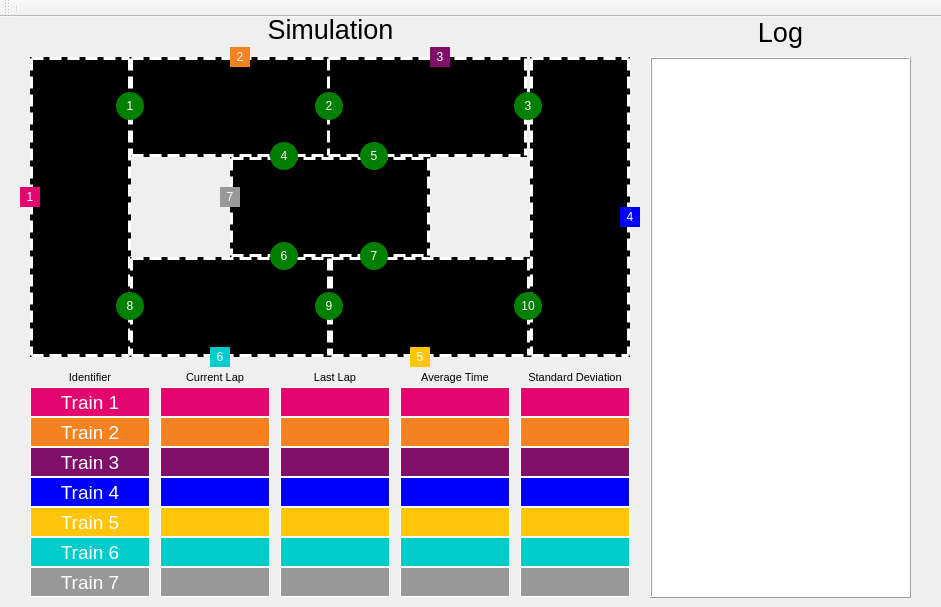
<?xml version="1.0" encoding="UTF-8"?>
<ui version="4.0">
 <class>MainWindow</class>
 <widget class="QMainWindow" name="MainWindow">
  <property name="geometry">
   <rect>
    <x>0</x>
    <y>0</y>
    <width>941</width>
    <height>607</height>
   </rect>
  </property>
  <property name="windowTitle">
   <string>Train Simulator</string>
  </property>
  <widget class="QWidget" name="centralWidget">
   <widget class="QLabel" name="labelTrack2">
    <property name="geometry">
     <rect>
      <x>130</x>
      <y>40</y>
      <width>200</width>
      <height>100</height>
     </rect>
    </property>
    <property name="styleSheet">
     <string notr="true">background-color: black;
border: 3px dashed white;</string>
    </property>
    <property name="frameShape">
     <enum>QFrame::NoFrame</enum>
    </property>
    <property name="frameShadow">
     <enum>QFrame::Plain</enum>
    </property>
    <property name="lineWidth">
     <number>1</number>
    </property>
    <property name="text">
     <string/>
    </property>
    <property name="alignment">
     <set>Qt::AlignCenter</set>
    </property>
   </widget>
   <widget class="QLabel" name="labelTrack3">
    <property name="geometry">
     <rect>
      <x>327</x>
      <y>40</y>
      <width>200</width>
      <height>100</height>
     </rect>
    </property>
    <property name="styleSheet">
     <string notr="true">background-color: black;
border: 3px dashed white;</string>
    </property>
    <property name="frameShape">
     <enum>QFrame::NoFrame</enum>
    </property>
    <property name="frameShadow">
     <enum>QFrame::Plain</enum>
    </property>
    <property name="lineWidth">
     <number>1</number>
    </property>
    <property name="text">
     <string/>
    </property>
    <property name="alignment">
     <set>Qt::AlignCenter</set>
    </property>
   </widget>
   <widget class="QLabel" name="labelTrack1">
    <property name="geometry">
     <rect>
      <x>30</x>
      <y>40</y>
      <width>101</width>
      <height>300</height>
     </rect>
    </property>
    <property name="styleSheet">
     <string notr="true">background-color: black;
border: 3px dashed white;</string>
    </property>
    <property name="frameShape">
     <enum>QFrame::NoFrame</enum>
    </property>
    <property name="frameShadow">
     <enum>QFrame::Plain</enum>
    </property>
    <property name="lineWidth">
     <number>1</number>
    </property>
    <property name="text">
     <string/>
    </property>
    <property name="alignment">
     <set>Qt::AlignCenter</set>
    </property>
   </widget>
   <widget class="QLabel" name="labelTrack7">
    <property name="geometry">
     <rect>
      <x>230</x>
      <y>140</y>
      <width>200</width>
      <height>100</height>
     </rect>
    </property>
    <property name="styleSheet">
     <string notr="true">background-color: black;
border: 3px dashed white;</string>
    </property>
    <property name="frameShape">
     <enum>QFrame::NoFrame</enum>
    </property>
    <property name="frameShadow">
     <enum>QFrame::Plain</enum>
    </property>
    <property name="lineWidth">
     <number>1</number>
    </property>
    <property name="text">
     <string/>
    </property>
    <property name="alignment">
     <set>Qt::AlignCenter</set>
    </property>
   </widget>
   <widget class="QLabel" name="labelTrack5">
    <property name="geometry">
     <rect>
      <x>330</x>
      <y>240</y>
      <width>200</width>
      <height>100</height>
     </rect>
    </property>
    <property name="styleSheet">
     <string notr="true">background-color: black;
border: 3px dashed white;</string>
    </property>
    <property name="frameShape">
     <enum>QFrame::NoFrame</enum>
    </property>
    <property name="frameShadow">
     <enum>QFrame::Plain</enum>
    </property>
    <property name="lineWidth">
     <number>1</number>
    </property>
    <property name="text">
     <string/>
    </property>
    <property name="alignment">
     <set>Qt::AlignCenter</set>
    </property>
   </widget>
   <widget class="QLabel" name="labelTrack6">
    <property name="geometry">
     <rect>
      <x>130</x>
      <y>240</y>
      <width>200</width>
      <height>100</height>
     </rect>
    </property>
    <property name="styleSheet">
     <string notr="true">background-color: black;
border: 3px dashed white;</string>
    </property>
    <property name="frameShape">
     <enum>QFrame::NoFrame</enum>
    </property>
    <property name="frameShadow">
     <enum>QFrame::Plain</enum>
    </property>
    <property name="lineWidth">
     <number>1</number>
    </property>
    <property name="text">
     <string/>
    </property>
    <property name="alignment">
     <set>Qt::AlignCenter</set>
    </property>
   </widget>
   <widget class="QLabel" name="labelTrack4">
    <property name="geometry">
     <rect>
      <x>530</x>
      <y>40</y>
      <width>100</width>
      <height>300</height>
     </rect>
    </property>
    <property name="styleSheet">
     <string notr="true">background-color: black;
border: 3px dashed white;</string>
    </property>
    <property name="frameShape">
     <enum>QFrame::NoFrame</enum>
    </property>
    <property name="frameShadow">
     <enum>QFrame::Plain</enum>
    </property>
    <property name="lineWidth">
     <number>5</number>
    </property>
    <property name="text">
     <string/>
    </property>
    <property name="alignment">
     <set>Qt::AlignCenter</set>
    </property>
   </widget>
   <widget class="QLabel" name="labelTrain3">
    <property name="geometry">
     <rect>
      <x>430</x>
      <y>30</y>
      <width>20</width>
      <height>20</height>
     </rect>
    </property>
    <property name="cursor">
     <cursorShape>PointingHandCursor</cursorShape>
    </property>
    <property name="styleSheet">
     <string notr="true">background-color: #800F69;
color: white;</string>
    </property>
    <property name="frameShape">
     <enum>QFrame::NoFrame</enum>
    </property>
    <property name="text">
     <string>3</string>
    </property>
    <property name="textFormat">
     <enum>Qt::AutoText</enum>
    </property>
    <property name="alignment">
     <set>Qt::AlignCenter</set>
    </property>
   </widget>
   <widget class="QLabel" name="labelTrain5">
    <property name="geometry">
     <rect>
      <x>410</x>
      <y>330</y>
      <width>20</width>
      <height>20</height>
     </rect>
    </property>
    <property name="cursor">
     <cursorShape>PointingHandCursor</cursorShape>
    </property>
    <property name="styleSheet">
     <string notr="true">background-color: #FFC50B;
color: white;</string>
    </property>
    <property name="frameShape">
     <enum>QFrame::NoFrame</enum>
    </property>
    <property name="text">
     <string>5</string>
    </property>
    <property name="textFormat">
     <enum>Qt::AutoText</enum>
    </property>
    <property name="alignment">
     <set>Qt::AlignCenter</set>
    </property>
   </widget>
   <widget class="QLabel" name="labelTrain6">
    <property name="geometry">
     <rect>
      <x>210</x>
      <y>330</y>
      <width>20</width>
      <height>20</height>
     </rect>
    </property>
    <property name="cursor">
     <cursorShape>PointingHandCursor</cursorShape>
    </property>
    <property name="styleSheet">
     <string notr="true">background-color: #00CCCC;
color: white;</string>
    </property>
    <property name="frameShape">
     <enum>QFrame::NoFrame</enum>
    </property>
    <property name="text">
     <string>6</string>
    </property>
    <property name="textFormat">
     <enum>Qt::AutoText</enum>
    </property>
    <property name="alignment">
     <set>Qt::AlignCenter</set>
    </property>
   </widget>
   <widget class="QLabel" name="labelTrain1">
    <property name="geometry">
     <rect>
      <x>20</x>
      <y>170</y>
      <width>20</width>
      <height>20</height>
     </rect>
    </property>
    <property name="cursor">
     <cursorShape>PointingHandCursor</cursorShape>
    </property>
    <property name="styleSheet">
     <string notr="true">background-color: #E3066F;
color: white;</string>
    </property>
    <property name="frameShape">
     <enum>QFrame::NoFrame</enum>
    </property>
    <property name="text">
     <string>1</string>
    </property>
    <property name="textFormat">
     <enum>Qt::AutoText</enum>
    </property>
    <property name="alignment">
     <set>Qt::AlignCenter</set>
    </property>
   </widget>
   <widget class="QLabel" name="labelTrain4">
    <property name="geometry">
     <rect>
      <x>620</x>
      <y>190</y>
      <width>20</width>
      <height>20</height>
     </rect>
    </property>
    <property name="cursor">
     <cursorShape>PointingHandCursor</cursorShape>
    </property>
    <property name="styleSheet">
     <string notr="true">background-color: blue;
color: white;</string>
    </property>
    <property name="frameShape">
     <enum>QFrame::NoFrame</enum>
    </property>
    <property name="text">
     <string>4</string>
    </property>
    <property name="textFormat">
     <enum>Qt::AutoText</enum>
    </property>
    <property name="alignment">
     <set>Qt::AlignCenter</set>
    </property>
   </widget>
   <widget class="QLabel" name="labelTrain7">
    <property name="geometry">
     <rect>
      <x>220</x>
      <y>170</y>
      <width>20</width>
      <height>20</height>
     </rect>
    </property>
    <property name="cursor">
     <cursorShape>PointingHandCursor</cursorShape>
    </property>
    <property name="styleSheet">
     <string notr="true">background-color: #999;
color: white;</string>
    </property>
    <property name="frameShape">
     <enum>QFrame::NoFrame</enum>
    </property>
    <property name="text">
     <string>7</string>
    </property>
    <property name="textFormat">
     <enum>Qt::AutoText</enum>
    </property>
    <property name="alignment">
     <set>Qt::AlignCenter</set>
    </property>
   </widget>
   <widget class="QLabel" name="labelTrain2">
    <property name="geometry">
     <rect>
      <x>230</x>
      <y>30</y>
      <width>20</width>
      <height>20</height>
     </rect>
    </property>
    <property name="cursor">
     <cursorShape>PointingHandCursor</cursorShape>
    </property>
    <property name="styleSheet">
     <string notr="true">background-color: #F58220;
color: white;</string>
    </property>
    <property name="frameShape">
     <enum>QFrame::NoFrame</enum>
    </property>
    <property name="text">
     <string>2</string>
    </property>
    <property name="textFormat">
     <enum>Qt::AutoText</enum>
    </property>
    <property name="alignment">
     <set>Qt::AlignCenter</set>
    </property>
   </widget>
   <widget class="QLabel" name="labelSemaphore1">
    <property name="geometry">
     <rect>
      <x>116</x>
      <y>75</y>
      <width>28</width>
      <height>28</height>
     </rect>
    </property>
    <property name="styleSheet">
     <string notr="true">background-color: green;
border-radius: 14px;
color:white;</string>
    </property>
    <property name="text">
     <string>1</string>
    </property>
    <property name="alignment">
     <set>Qt::AlignCenter</set>
    </property>
   </widget>
   <widget class="QLabel" name="labelSemaphore2">
    <property name="geometry">
     <rect>
      <x>315</x>
      <y>75</y>
      <width>28</width>
      <height>28</height>
     </rect>
    </property>
    <property name="styleSheet">
     <string notr="true">background-color: green;
border-radius: 14px;
color:white;</string>
    </property>
    <property name="text">
     <string>2</string>
    </property>
    <property name="alignment">
     <set>Qt::AlignCenter</set>
    </property>
   </widget>
   <widget class="QLabel" name="labelSemaphore3">
    <property name="geometry">
     <rect>
      <x>514</x>
      <y>75</y>
      <width>28</width>
      <height>28</height>
     </rect>
    </property>
    <property name="styleSheet">
     <string notr="true">background-color: green;
border-radius: 14px;
color:white;</string>
    </property>
    <property name="text">
     <string>3</string>
    </property>
    <property name="alignment">
     <set>Qt::AlignCenter</set>
    </property>
   </widget>
   <widget class="QLabel" name="labelSemaphore4">
    <property name="geometry">
     <rect>
      <x>270</x>
      <y>125</y>
      <width>28</width>
      <height>28</height>
     </rect>
    </property>
    <property name="styleSheet">
     <string notr="true">background-color: green;
border-radius: 14px;
color:white;</string>
    </property>
    <property name="text">
     <string>4</string>
    </property>
    <property name="alignment">
     <set>Qt::AlignCenter</set>
    </property>
   </widget>
   <widget class="QLabel" name="labelSemaphore5">
    <property name="geometry">
     <rect>
      <x>360</x>
      <y>125</y>
      <width>28</width>
      <height>28</height>
     </rect>
    </property>
    <property name="styleSheet">
     <string notr="true">background-color: green;
border-radius: 14px;
color:white;</string>
    </property>
    <property name="text">
     <string>5</string>
    </property>
    <property name="alignment">
     <set>Qt::AlignCenter</set>
    </property>
   </widget>
   <widget class="QLabel" name="labelSemaphore6">
    <property name="geometry">
     <rect>
      <x>270</x>
      <y>225</y>
      <width>28</width>
      <height>28</height>
     </rect>
    </property>
    <property name="styleSheet">
     <string notr="true">background-color: green;
border-radius: 14px;
color:white;</string>
    </property>
    <property name="text">
     <string>6</string>
    </property>
    <property name="alignment">
     <set>Qt::AlignCenter</set>
    </property>
   </widget>
   <widget class="QLabel" name="labelSemaphore7">
    <property name="geometry">
     <rect>
      <x>360</x>
      <y>225</y>
      <width>28</width>
      <height>28</height>
     </rect>
    </property>
    <property name="styleSheet">
     <string notr="true">background-color: green;
border-radius: 14px;
color:white;</string>
    </property>
    <property name="text">
     <string>7</string>
    </property>
    <property name="alignment">
     <set>Qt::AlignCenter</set>
    </property>
   </widget>
   <widget class="QLabel" name="labelSemaphore8">
    <property name="geometry">
     <rect>
      <x>116</x>
      <y>275</y>
      <width>28</width>
      <height>28</height>
     </rect>
    </property>
    <property name="styleSheet">
     <string notr="true">background-color: green;
border-radius: 14px;
color:white;</string>
    </property>
    <property name="text">
     <string>8</string>
    </property>
    <property name="alignment">
     <set>Qt::AlignCenter</set>
    </property>
   </widget>
   <widget class="QLabel" name="labelSemaphore9">
    <property name="geometry">
     <rect>
      <x>315</x>
      <y>275</y>
      <width>28</width>
      <height>28</height>
     </rect>
    </property>
    <property name="styleSheet">
     <string notr="true">background-color: green;
border-radius: 14px;
color:white;</string>
    </property>
    <property name="text">
     <string>9</string>
    </property>
    <property name="alignment">
     <set>Qt::AlignCenter</set>
    </property>
   </widget>
   <widget class="QLabel" name="labelSemaphore10">
    <property name="geometry">
     <rect>
      <x>514</x>
      <y>275</y>
      <width>28</width>
      <height>28</height>
     </rect>
    </property>
    <property name="styleSheet">
     <string notr="true">background-color: green;
border-radius: 14px;
color:white;</string>
    </property>
    <property name="text">
     <string>10</string>
    </property>
    <property name="alignment">
     <set>Qt::AlignCenter</set>
    </property>
   </widget>
   <widget class="QLabel" name="labelTitle">
    <property name="geometry">
     <rect>
      <x>35</x>
      <y>2</y>
      <width>591</width>
      <height>20</height>
     </rect>
    </property>
    <property name="font">
     <font>
      <family>Ubuntu</family>
      <pointsize>20</pointsize>
     </font>
    </property>
    <property name="text">
     <string>Simulation</string>
    </property>
    <property name="alignment">
     <set>Qt::AlignCenter</set>
    </property>
   </widget>
   <widget class="QLabel" name="labelLapTrain1">
    <property name="geometry">
     <rect>
      <x>30</x>
      <y>370</y>
      <width>120</width>
      <height>30</height>
     </rect>
    </property>
    <property name="font">
     <font>
      <family>Ubuntu</family>
      <pointsize>14</pointsize>
     </font>
    </property>
    <property name="styleSheet">
     <string notr="true">background-color:#E3066F;
color: #FFF;</string>
    </property>
    <property name="frameShape">
     <enum>QFrame::Box</enum>
    </property>
    <property name="text">
     <string>Train 1</string>
    </property>
    <property name="alignment">
     <set>Qt::AlignCenter</set>
    </property>
   </widget>
   <widget class="QLabel" name="labelLapTrain2">
    <property name="geometry">
     <rect>
      <x>30</x>
      <y>400</y>
      <width>120</width>
      <height>30</height>
     </rect>
    </property>
    <property name="font">
     <font>
      <family>Ubuntu</family>
      <pointsize>14</pointsize>
     </font>
    </property>
    <property name="styleSheet">
     <string notr="true">background-color:#F58220;
color: #FFF;</string>
    </property>
    <property name="frameShape">
     <enum>QFrame::Box</enum>
    </property>
    <property name="text">
     <string>Train 2</string>
    </property>
    <property name="alignment">
     <set>Qt::AlignCenter</set>
    </property>
   </widget>
   <widget class="QLabel" name="labelLapTrain3">
    <property name="geometry">
     <rect>
      <x>30</x>
      <y>430</y>
      <width>120</width>
      <height>30</height>
     </rect>
    </property>
    <property name="font">
     <font>
      <family>Ubuntu</family>
      <pointsize>14</pointsize>
     </font>
    </property>
    <property name="styleSheet">
     <string notr="true">background-color:#800F69;
color: #FFF;</string>
    </property>
    <property name="frameShape">
     <enum>QFrame::Box</enum>
    </property>
    <property name="text">
     <string>Train 3</string>
    </property>
    <property name="alignment">
     <set>Qt::AlignCenter</set>
    </property>
   </widget>
   <widget class="QLabel" name="labelLapTrain4">
    <property name="geometry">
     <rect>
      <x>30</x>
      <y>460</y>
      <width>120</width>
      <height>30</height>
     </rect>
    </property>
    <property name="font">
     <font>
      <family>Ubuntu</family>
      <pointsize>14</pointsize>
     </font>
    </property>
    <property name="styleSheet">
     <string notr="true">background-color:#00F;
color: #FFF;</string>
    </property>
    <property name="frameShape">
     <enum>QFrame::Box</enum>
    </property>
    <property name="text">
     <string>Train 4</string>
    </property>
    <property name="alignment">
     <set>Qt::AlignCenter</set>
    </property>
   </widget>
   <widget class="QLabel" name="labelLapTrain5">
    <property name="geometry">
     <rect>
      <x>30</x>
      <y>490</y>
      <width>120</width>
      <height>30</height>
     </rect>
    </property>
    <property name="font">
     <font>
      <family>Ubuntu</family>
      <pointsize>14</pointsize>
     </font>
    </property>
    <property name="styleSheet">
     <string notr="true">background-color:#FFC50B;
color: #FFF;</string>
    </property>
    <property name="frameShape">
     <enum>QFrame::Box</enum>
    </property>
    <property name="text">
     <string>Train 5</string>
    </property>
    <property name="alignment">
     <set>Qt::AlignCenter</set>
    </property>
   </widget>
   <widget class="QLabel" name="labelLapTrain6">
    <property name="geometry">
     <rect>
      <x>30</x>
      <y>520</y>
      <width>120</width>
      <height>30</height>
     </rect>
    </property>
    <property name="font">
     <font>
      <family>Ubuntu</family>
      <pointsize>14</pointsize>
     </font>
    </property>
    <property name="styleSheet">
     <string notr="true">background-color:#00CCCC;
color: #FFF;</string>
    </property>
    <property name="frameShape">
     <enum>QFrame::Box</enum>
    </property>
    <property name="text">
     <string>Train 6</string>
    </property>
    <property name="alignment">
     <set>Qt::AlignCenter</set>
    </property>
   </widget>
   <widget class="QLabel" name="labelLapTrain7">
    <property name="geometry">
     <rect>
      <x>30</x>
      <y>550</y>
      <width>120</width>
      <height>30</height>
     </rect>
    </property>
    <property name="font">
     <font>
      <family>Ubuntu</family>
      <pointsize>14</pointsize>
     </font>
    </property>
    <property name="styleSheet">
     <string notr="true">background-color:#999;
color: #FFF;</string>
    </property>
    <property name="frameShape">
     <enum>QFrame::Box</enum>
    </property>
    <property name="text">
     <string>Train 7</string>
    </property>
    <property name="alignment">
     <set>Qt::AlignCenter</set>
    </property>
   </widget>
   <widget class="QLabel" name="labelLapTrain1AT">
    <property name="geometry">
     <rect>
      <x>400</x>
      <y>370</y>
      <width>110</width>
      <height>30</height>
     </rect>
    </property>
    <property name="font">
     <font>
      <family>Ubuntu</family>
      <pointsize>12</pointsize>
     </font>
    </property>
    <property name="styleSheet">
     <string notr="true">background-color:#E3066F;
color: #FFF;</string>
    </property>
    <property name="frameShape">
     <enum>QFrame::Box</enum>
    </property>
    <property name="text">
     <string/>
    </property>
    <property name="alignment">
     <set>Qt::AlignCenter</set>
    </property>
   </widget>
   <widget class="QLabel" name="labelLapTrain1SD">
    <property name="geometry">
     <rect>
      <x>520</x>
      <y>370</y>
      <width>110</width>
      <height>30</height>
     </rect>
    </property>
    <property name="font">
     <font>
      <family>Ubuntu</family>
      <pointsize>12</pointsize>
     </font>
    </property>
    <property name="styleSheet">
     <string notr="true">background-color:#E3066F;
color: #FFF;</string>
    </property>
    <property name="frameShape">
     <enum>QFrame::Box</enum>
    </property>
    <property name="text">
     <string/>
    </property>
    <property name="alignment">
     <set>Qt::AlignCenter</set>
    </property>
   </widget>
   <widget class="QLabel" name="labelLapTrain1LP">
    <property name="geometry">
     <rect>
      <x>280</x>
      <y>370</y>
      <width>110</width>
      <height>30</height>
     </rect>
    </property>
    <property name="font">
     <font>
      <family>Ubuntu</family>
      <pointsize>12</pointsize>
     </font>
    </property>
    <property name="styleSheet">
     <string notr="true">background-color:#E3066F;
color: #FFF;</string>
    </property>
    <property name="frameShape">
     <enum>QFrame::Box</enum>
    </property>
    <property name="text">
     <string/>
    </property>
    <property name="alignment">
     <set>Qt::AlignCenter</set>
    </property>
   </widget>
   <widget class="QLabel" name="labelTitle_2">
    <property name="geometry">
     <rect>
      <x>30</x>
      <y>350</y>
      <width>120</width>
      <height>20</height>
     </rect>
    </property>
    <property name="font">
     <font>
      <family>Ubuntu</family>
      <pointsize>8</pointsize>
     </font>
    </property>
    <property name="text">
     <string>Identifier</string>
    </property>
    <property name="alignment">
     <set>Qt::AlignCenter</set>
    </property>
   </widget>
   <widget class="QLabel" name="labelTitle_3">
    <property name="geometry">
     <rect>
      <x>400</x>
      <y>350</y>
      <width>110</width>
      <height>20</height>
     </rect>
    </property>
    <property name="font">
     <font>
      <family>Ubuntu</family>
      <pointsize>8</pointsize>
     </font>
    </property>
    <property name="text">
     <string>Average Time</string>
    </property>
    <property name="alignment">
     <set>Qt::AlignCenter</set>
    </property>
   </widget>
   <widget class="QLabel" name="labelTitle_4">
    <property name="geometry">
     <rect>
      <x>520</x>
      <y>350</y>
      <width>110</width>
      <height>20</height>
     </rect>
    </property>
    <property name="font">
     <font>
      <family>Ubuntu</family>
      <pointsize>8</pointsize>
     </font>
    </property>
    <property name="text">
     <string>Standard Deviation</string>
    </property>
    <property name="alignment">
     <set>Qt::AlignCenter</set>
    </property>
   </widget>
   <widget class="QLabel" name="labelTitle_5">
    <property name="geometry">
     <rect>
      <x>280</x>
      <y>350</y>
      <width>110</width>
      <height>20</height>
     </rect>
    </property>
    <property name="font">
     <font>
      <family>Ubuntu</family>
      <pointsize>8</pointsize>
     </font>
    </property>
    <property name="text">
     <string>Last Lap</string>
    </property>
    <property name="alignment">
     <set>Qt::AlignCenter</set>
    </property>
   </widget>
   <widget class="QLabel" name="labelLapTrain2SD">
    <property name="geometry">
     <rect>
      <x>520</x>
      <y>400</y>
      <width>110</width>
      <height>30</height>
     </rect>
    </property>
    <property name="font">
     <font>
      <family>Ubuntu</family>
      <pointsize>12</pointsize>
     </font>
    </property>
    <property name="styleSheet">
     <string notr="true">background-color:#F58220;
color: #FFF;</string>
    </property>
    <property name="frameShape">
     <enum>QFrame::Box</enum>
    </property>
    <property name="text">
     <string/>
    </property>
    <property name="alignment">
     <set>Qt::AlignCenter</set>
    </property>
   </widget>
   <widget class="QLabel" name="labelLapTrain2AT">
    <property name="geometry">
     <rect>
      <x>400</x>
      <y>400</y>
      <width>110</width>
      <height>30</height>
     </rect>
    </property>
    <property name="font">
     <font>
      <family>Ubuntu</family>
      <pointsize>12</pointsize>
     </font>
    </property>
    <property name="styleSheet">
     <string notr="true">background-color:#F58220;
color: #FFF;</string>
    </property>
    <property name="frameShape">
     <enum>QFrame::Box</enum>
    </property>
    <property name="text">
     <string/>
    </property>
    <property name="alignment">
     <set>Qt::AlignCenter</set>
    </property>
   </widget>
   <widget class="QLabel" name="labelLapTrain2LP">
    <property name="geometry">
     <rect>
      <x>280</x>
      <y>400</y>
      <width>110</width>
      <height>30</height>
     </rect>
    </property>
    <property name="font">
     <font>
      <family>Ubuntu</family>
      <pointsize>12</pointsize>
     </font>
    </property>
    <property name="styleSheet">
     <string notr="true">background-color:#F58220;
color: #FFF;</string>
    </property>
    <property name="frameShape">
     <enum>QFrame::Box</enum>
    </property>
    <property name="text">
     <string/>
    </property>
    <property name="alignment">
     <set>Qt::AlignCenter</set>
    </property>
   </widget>
   <widget class="QLabel" name="labelLapTrain3SD">
    <property name="geometry">
     <rect>
      <x>520</x>
      <y>430</y>
      <width>110</width>
      <height>30</height>
     </rect>
    </property>
    <property name="font">
     <font>
      <family>Ubuntu</family>
      <pointsize>12</pointsize>
     </font>
    </property>
    <property name="styleSheet">
     <string notr="true">background-color:#800F69;
color: #FFF;</string>
    </property>
    <property name="frameShape">
     <enum>QFrame::Box</enum>
    </property>
    <property name="text">
     <string/>
    </property>
    <property name="alignment">
     <set>Qt::AlignCenter</set>
    </property>
   </widget>
   <widget class="QLabel" name="labelLapTrain3AT">
    <property name="geometry">
     <rect>
      <x>400</x>
      <y>430</y>
      <width>110</width>
      <height>30</height>
     </rect>
    </property>
    <property name="font">
     <font>
      <family>Ubuntu</family>
      <pointsize>12</pointsize>
     </font>
    </property>
    <property name="styleSheet">
     <string notr="true">background-color:#800F69;
color: #FFF;</string>
    </property>
    <property name="frameShape">
     <enum>QFrame::Box</enum>
    </property>
    <property name="text">
     <string/>
    </property>
    <property name="alignment">
     <set>Qt::AlignCenter</set>
    </property>
   </widget>
   <widget class="QLabel" name="labelLapTrain4LP">
    <property name="geometry">
     <rect>
      <x>280</x>
      <y>460</y>
      <width>110</width>
      <height>30</height>
     </rect>
    </property>
    <property name="font">
     <font>
      <family>Ubuntu</family>
      <pointsize>12</pointsize>
     </font>
    </property>
    <property name="styleSheet">
     <string notr="true">background-color:#00F;
color: #FFF;</string>
    </property>
    <property name="frameShape">
     <enum>QFrame::Box</enum>
    </property>
    <property name="text">
     <string/>
    </property>
    <property name="alignment">
     <set>Qt::AlignCenter</set>
    </property>
   </widget>
   <widget class="QLabel" name="labelLapTrain4SD">
    <property name="geometry">
     <rect>
      <x>520</x>
      <y>460</y>
      <width>110</width>
      <height>30</height>
     </rect>
    </property>
    <property name="font">
     <font>
      <family>Ubuntu</family>
      <pointsize>12</pointsize>
     </font>
    </property>
    <property name="styleSheet">
     <string notr="true">background-color:#00F;
color: #FFF;</string>
    </property>
    <property name="frameShape">
     <enum>QFrame::Box</enum>
    </property>
    <property name="text">
     <string/>
    </property>
    <property name="alignment">
     <set>Qt::AlignCenter</set>
    </property>
   </widget>
   <widget class="QLabel" name="labelLapTrain3LP">
    <property name="geometry">
     <rect>
      <x>280</x>
      <y>430</y>
      <width>110</width>
      <height>30</height>
     </rect>
    </property>
    <property name="font">
     <font>
      <family>Ubuntu</family>
      <pointsize>12</pointsize>
     </font>
    </property>
    <property name="styleSheet">
     <string notr="true">background-color:#800F69;
color: #FFF;</string>
    </property>
    <property name="frameShape">
     <enum>QFrame::Box</enum>
    </property>
    <property name="text">
     <string/>
    </property>
    <property name="alignment">
     <set>Qt::AlignCenter</set>
    </property>
   </widget>
   <widget class="QLabel" name="labelLapTrain4AT">
    <property name="geometry">
     <rect>
      <x>400</x>
      <y>460</y>
      <width>110</width>
      <height>30</height>
     </rect>
    </property>
    <property name="font">
     <font>
      <family>Ubuntu</family>
      <pointsize>12</pointsize>
     </font>
    </property>
    <property name="styleSheet">
     <string notr="true">background-color:#00F;
color: #FFF;</string>
    </property>
    <property name="frameShape">
     <enum>QFrame::Box</enum>
    </property>
    <property name="text">
     <string/>
    </property>
    <property name="alignment">
     <set>Qt::AlignCenter</set>
    </property>
   </widget>
   <widget class="QLabel" name="labelLapTrain7AT">
    <property name="geometry">
     <rect>
      <x>400</x>
      <y>550</y>
      <width>110</width>
      <height>30</height>
     </rect>
    </property>
    <property name="font">
     <font>
      <family>Ubuntu</family>
      <pointsize>12</pointsize>
     </font>
    </property>
    <property name="styleSheet">
     <string notr="true">background-color:#999;
color: #FFF;</string>
    </property>
    <property name="frameShape">
     <enum>QFrame::Box</enum>
    </property>
    <property name="text">
     <string/>
    </property>
    <property name="alignment">
     <set>Qt::AlignCenter</set>
    </property>
   </widget>
   <widget class="QLabel" name="labelLapTrain7LP">
    <property name="geometry">
     <rect>
      <x>280</x>
      <y>550</y>
      <width>110</width>
      <height>30</height>
     </rect>
    </property>
    <property name="font">
     <font>
      <family>Ubuntu</family>
      <pointsize>12</pointsize>
     </font>
    </property>
    <property name="styleSheet">
     <string notr="true">background-color:#999;
color: #FFF;</string>
    </property>
    <property name="frameShape">
     <enum>QFrame::Box</enum>
    </property>
    <property name="text">
     <string/>
    </property>
    <property name="alignment">
     <set>Qt::AlignCenter</set>
    </property>
   </widget>
   <widget class="QLabel" name="labelLapTrain6AT">
    <property name="geometry">
     <rect>
      <x>400</x>
      <y>520</y>
      <width>110</width>
      <height>30</height>
     </rect>
    </property>
    <property name="font">
     <font>
      <family>Ubuntu</family>
      <pointsize>12</pointsize>
     </font>
    </property>
    <property name="styleSheet">
     <string notr="true">background-color:#00CCCC;
color: #FFF;</string>
    </property>
    <property name="frameShape">
     <enum>QFrame::Box</enum>
    </property>
    <property name="text">
     <string/>
    </property>
    <property name="alignment">
     <set>Qt::AlignCenter</set>
    </property>
   </widget>
   <widget class="QLabel" name="labelLapTrain7SD">
    <property name="geometry">
     <rect>
      <x>520</x>
      <y>550</y>
      <width>110</width>
      <height>30</height>
     </rect>
    </property>
    <property name="font">
     <font>
      <family>Ubuntu</family>
      <pointsize>12</pointsize>
     </font>
    </property>
    <property name="styleSheet">
     <string notr="true">background-color:#999;
color: #FFF;</string>
    </property>
    <property name="frameShape">
     <enum>QFrame::Box</enum>
    </property>
    <property name="text">
     <string/>
    </property>
    <property name="alignment">
     <set>Qt::AlignCenter</set>
    </property>
   </widget>
   <widget class="QLabel" name="labelLapTrain5LP">
    <property name="geometry">
     <rect>
      <x>280</x>
      <y>490</y>
      <width>110</width>
      <height>30</height>
     </rect>
    </property>
    <property name="font">
     <font>
      <family>Ubuntu</family>
      <pointsize>12</pointsize>
     </font>
    </property>
    <property name="styleSheet">
     <string notr="true">background-color:#FFC50B;
color: #FFF;</string>
    </property>
    <property name="frameShape">
     <enum>QFrame::Box</enum>
    </property>
    <property name="text">
     <string/>
    </property>
    <property name="alignment">
     <set>Qt::AlignCenter</set>
    </property>
   </widget>
   <widget class="QLabel" name="labelLapTrain6SD">
    <property name="geometry">
     <rect>
      <x>520</x>
      <y>520</y>
      <width>110</width>
      <height>30</height>
     </rect>
    </property>
    <property name="font">
     <font>
      <family>Ubuntu</family>
      <pointsize>12</pointsize>
     </font>
    </property>
    <property name="styleSheet">
     <string notr="true">background-color:#00CCCC;
color: #FFF;</string>
    </property>
    <property name="frameShape">
     <enum>QFrame::Box</enum>
    </property>
    <property name="text">
     <string/>
    </property>
    <property name="alignment">
     <set>Qt::AlignCenter</set>
    </property>
   </widget>
   <widget class="QLabel" name="labelLapTrain5SD">
    <property name="geometry">
     <rect>
      <x>520</x>
      <y>490</y>
      <width>110</width>
      <height>30</height>
     </rect>
    </property>
    <property name="font">
     <font>
      <family>Ubuntu</family>
      <pointsize>12</pointsize>
     </font>
    </property>
    <property name="styleSheet">
     <string notr="true">background-color:#FFC50B;
color: #FFF;</string>
    </property>
    <property name="frameShape">
     <enum>QFrame::Box</enum>
    </property>
    <property name="text">
     <string/>
    </property>
    <property name="alignment">
     <set>Qt::AlignCenter</set>
    </property>
   </widget>
   <widget class="QLabel" name="labelLapTrain6LP">
    <property name="geometry">
     <rect>
      <x>280</x>
      <y>520</y>
      <width>110</width>
      <height>30</height>
     </rect>
    </property>
    <property name="font">
     <font>
      <family>Ubuntu</family>
      <pointsize>12</pointsize>
     </font>
    </property>
    <property name="styleSheet">
     <string notr="true">background-color:#00CCCC;
color: #FFF;</string>
    </property>
    <property name="frameShape">
     <enum>QFrame::Box</enum>
    </property>
    <property name="text">
     <string/>
    </property>
    <property name="alignment">
     <set>Qt::AlignCenter</set>
    </property>
   </widget>
   <widget class="QLabel" name="labelLapTrain5AT">
    <property name="geometry">
     <rect>
      <x>400</x>
      <y>490</y>
      <width>110</width>
      <height>30</height>
     </rect>
    </property>
    <property name="font">
     <font>
      <family>Ubuntu</family>
      <pointsize>12</pointsize>
     </font>
    </property>
    <property name="styleSheet">
     <string notr="true">background-color:#FFC50B;
color: #FFF;</string>
    </property>
    <property name="frameShape">
     <enum>QFrame::Box</enum>
    </property>
    <property name="text">
     <string/>
    </property>
    <property name="alignment">
     <set>Qt::AlignCenter</set>
    </property>
   </widget>
   <widget class="QLabel" name="labelLapTrain2CL">
    <property name="geometry">
     <rect>
      <x>160</x>
      <y>400</y>
      <width>110</width>
      <height>30</height>
     </rect>
    </property>
    <property name="font">
     <font>
      <family>Ubuntu</family>
      <pointsize>12</pointsize>
     </font>
    </property>
    <property name="styleSheet">
     <string notr="true">background-color:#F58220;
color: #FFF;</string>
    </property>
    <property name="frameShape">
     <enum>QFrame::Box</enum>
    </property>
    <property name="text">
     <string/>
    </property>
    <property name="alignment">
     <set>Qt::AlignCenter</set>
    </property>
   </widget>
   <widget class="QLabel" name="labelTitle_6">
    <property name="geometry">
     <rect>
      <x>160</x>
      <y>350</y>
      <width>110</width>
      <height>20</height>
     </rect>
    </property>
    <property name="font">
     <font>
      <family>Ubuntu</family>
      <pointsize>8</pointsize>
     </font>
    </property>
    <property name="text">
     <string>Current Lap</string>
    </property>
    <property name="alignment">
     <set>Qt::AlignCenter</set>
    </property>
   </widget>
   <widget class="QLabel" name="labelLapTrain5CL">
    <property name="geometry">
     <rect>
      <x>160</x>
      <y>490</y>
      <width>110</width>
      <height>30</height>
     </rect>
    </property>
    <property name="font">
     <font>
      <family>Ubuntu</family>
      <pointsize>12</pointsize>
     </font>
    </property>
    <property name="styleSheet">
     <string notr="true">background-color:#FFC50B;
color: #FFF;</string>
    </property>
    <property name="frameShape">
     <enum>QFrame::Box</enum>
    </property>
    <property name="text">
     <string/>
    </property>
    <property name="alignment">
     <set>Qt::AlignCenter</set>
    </property>
   </widget>
   <widget class="QLabel" name="labelLapTrain1CL">
    <property name="geometry">
     <rect>
      <x>160</x>
      <y>370</y>
      <width>110</width>
      <height>30</height>
     </rect>
    </property>
    <property name="font">
     <font>
      <family>Ubuntu</family>
      <pointsize>12</pointsize>
     </font>
    </property>
    <property name="styleSheet">
     <string notr="true">background-color:#E3066F;
color: #FFF;</string>
    </property>
    <property name="frameShape">
     <enum>QFrame::Box</enum>
    </property>
    <property name="text">
     <string/>
    </property>
    <property name="alignment">
     <set>Qt::AlignCenter</set>
    </property>
   </widget>
   <widget class="QLabel" name="labelLapTrain3CL">
    <property name="geometry">
     <rect>
      <x>160</x>
      <y>430</y>
      <width>110</width>
      <height>30</height>
     </rect>
    </property>
    <property name="font">
     <font>
      <family>Ubuntu</family>
      <pointsize>12</pointsize>
     </font>
    </property>
    <property name="styleSheet">
     <string notr="true">background-color:#800F69;
color: #FFF;</string>
    </property>
    <property name="frameShape">
     <enum>QFrame::Box</enum>
    </property>
    <property name="text">
     <string/>
    </property>
    <property name="alignment">
     <set>Qt::AlignCenter</set>
    </property>
   </widget>
   <widget class="QLabel" name="labelLapTrain7CL">
    <property name="geometry">
     <rect>
      <x>160</x>
      <y>550</y>
      <width>110</width>
      <height>30</height>
     </rect>
    </property>
    <property name="font">
     <font>
      <family>Ubuntu</family>
      <pointsize>12</pointsize>
     </font>
    </property>
    <property name="styleSheet">
     <string notr="true">background-color:#999;
color: #FFF;</string>
    </property>
    <property name="frameShape">
     <enum>QFrame::Box</enum>
    </property>
    <property name="text">
     <string/>
    </property>
    <property name="alignment">
     <set>Qt::AlignCenter</set>
    </property>
   </widget>
   <widget class="QLabel" name="labelLapTrain6CL">
    <property name="geometry">
     <rect>
      <x>160</x>
      <y>520</y>
      <width>110</width>
      <height>30</height>
     </rect>
    </property>
    <property name="font">
     <font>
      <family>Ubuntu</family>
      <pointsize>12</pointsize>
     </font>
    </property>
    <property name="styleSheet">
     <string notr="true">background-color:#00CCCC;
color: #FFF;</string>
    </property>
    <property name="frameShape">
     <enum>QFrame::Box</enum>
    </property>
    <property name="text">
     <string/>
    </property>
    <property name="alignment">
     <set>Qt::AlignCenter</set>
    </property>
   </widget>
   <widget class="QLabel" name="labelLapTrain4CL">
    <property name="geometry">
     <rect>
      <x>160</x>
      <y>460</y>
      <width>110</width>
      <height>30</height>
     </rect>
    </property>
    <property name="font">
     <font>
      <family>Ubuntu</family>
      <pointsize>12</pointsize>
     </font>
    </property>
    <property name="styleSheet">
     <string notr="true">background-color:#00F;
color: #FFF;</string>
    </property>
    <property name="frameShape">
     <enum>QFrame::Box</enum>
    </property>
    <property name="text">
     <string/>
    </property>
    <property name="alignment">
     <set>Qt::AlignCenter</set>
    </property>
   </widget>
   <widget class="QListWidget" name="listLog">
    <property name="geometry">
     <rect>
      <x>650</x>
      <y>40</y>
      <width>261</width>
      <height>541</height>
     </rect>
    </property>
    <property name="frameShape">
     <enum>QFrame::Box</enum>
    </property>
    <property name="frameShadow">
     <enum>QFrame::Raised</enum>
    </property>
   </widget>
   <widget class="QLabel" name="labelTitle_7">
    <property name="geometry">
     <rect>
      <x>650</x>
      <y>0</y>
      <width>261</width>
      <height>31</height>
     </rect>
    </property>
    <property name="font">
     <font>
      <family>Ubuntu</family>
      <pointsize>20</pointsize>
     </font>
    </property>
    <property name="text">
     <string>Log</string>
    </property>
    <property name="alignment">
     <set>Qt::AlignCenter</set>
    </property>
   </widget>
  </widget>
  <widget class="QToolBar" name="mainToolBar">
   <attribute name="toolBarArea">
    <enum>TopToolBarArea</enum>
   </attribute>
   <attribute name="toolBarBreak">
    <bool>false</bool>
   </attribute>
   <addaction name="separator"/>
  </widget>
 </widget>
 <layoutdefault spacing="6" margin="11"/>
 <resources/>
 <connections/>
</ui>
